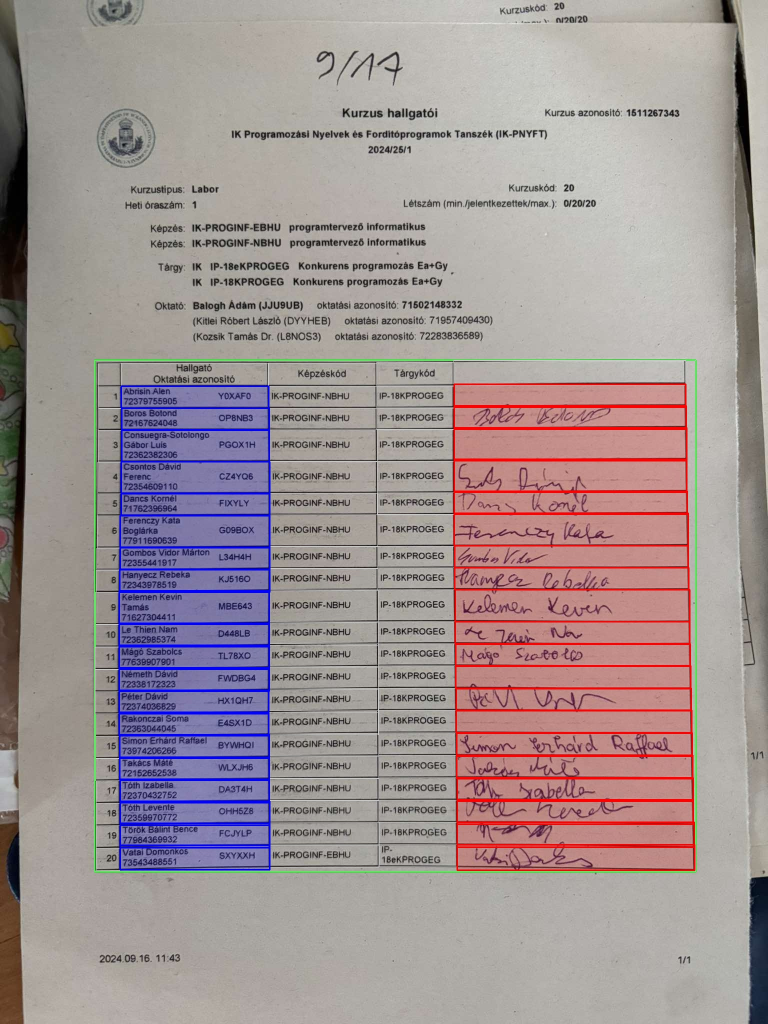
#> input picture output_table.jpg, 1536 x 2048 px (shown at 1/2 size)
$ python table_detector.py output_table.jpg
#> lines starting #> are read from the running program, lines starting #| are printed output that depends on the picture; after the words box and inside, x2 and y2 are one past the last pixel; in counts of white or black regions, pixels touching at a corner belong together
#> in detect_table_and_cells, image is the input picture: shape (2048, 1536, 3); mean B, G, R 148.1, 146.5, 160.1
import cv2
import numpy as np
from PIL import Image
import argparse
import os
import json
import pytesseract
from difflib import SequenceMatcher

pytesseract.pytesseract.tesseract_cmd = r'C:\Program Files\Tesseract-OCR\tesseract.exe'

DEBUG_FOLDER = 'debug'
if not os.path.exists(DEBUG_FOLDER):
    os.makedirs(DEBUG_FOLDER)

CONFIG = {
    # String similarity matching
    'NAME_MATCH_THRESHOLD': 0.5,  # Threshold for string similarity matching

    # Image preprocessing
    'BILATERAL_FILTER_D': 11,     # Diameter of each pixel neighborhood
    'BILATERAL_FILTER_SIGMA_COLOR': 17,  # Filter sigma in the color space
    'BILATERAL_FILTER_SIGMA_SPACE': 17,  # Filter sigma in the coordinate space
    'ADAPTIVE_THRESH_BLOCK_SIZE': 15,    # Block size for adaptive thresholding
    'ADAPTIVE_THRESH_C': 5,       # Constant subtracted from the mean
    'MORPH_KERNEL_SIZE': (2, 2),  # Kernel size for morphological operations

    # Signature detection
    'BORDER_WIDTH': 5,            # Border width to ignore in signature detection
    'MIN_SIGNATURE_AREA': 50,     # Minimum area of signature components
    'MIN_SIGNATURE_WIDTH': 15,    # Minimum width of signature
    'MIN_SIGNATURE_HEIGHT': 8,    # Minimum height of signature
    'MIN_WHITE_PIXELS': 30,       # Minimum number of white pixels to consider as signature
    'MIN_SIGNATURE_DENSITY': 0.04, # Minimum density of white pixels in signature region (4%)
    'WHITE_THRESHOLD': 170,       # Threshold for white pixels (0-255) - higher value is more strict
    'MIN_VALID_COMPONENTS': 1,    # Minimum number of valid components to consider as signature
    'EMPTY_CELL_BRIGHTNESS': 0.9, # Brightness threshold for empty cell detection (90% bright pixels)

    # Table detection
    'HORIZONTAL_KERNEL_SIZES': [20, 30, 40],  # Kernel sizes for horizontal line detection
    'VERTICAL_KERNEL_SIZES': [20, 30, 40],    # Kernel sizes for vertical line detection
    'TABLE_MIN_WIDTH_FACTOR': 0.1,    # Minimum table width as factor of image width
    'TABLE_MIN_HEIGHT_FACTOR': 0.1,   # Minimum table height as factor of image height
    'TABLE_EDGE_MARGIN': 5,            # Minimum distance from table to image edge

    # Cell detection
    'MIN_CELL_AREA_FACTOR': 0.005,     # Minimum cell area as percentage of table area
    'MIN_CELL_WIDTH': 5,               # Minimum cell width in pixels
    'MIN_CELL_HEIGHT': 5,              # Minimum cell height in pixels
    'COLUMN_X_TOLERANCE_FACTOR': 0.04, # X-coordinate tolerance for column grouping as factor of table width

    # Name column detection
    'MIN_NAME_COLUMN_CELLS': 5,        # Minimum number of cells that should contain text in name column
    'MIN_NAME_LENGTH': 4,              # Minimum length of text to consider as a name
    'NAME_COLUMN_WIDTH_FACTOR': 0.2,   # Name column should be at least this wide relative to table width

    # Visualization
    'OVERLAY_ALPHA': 0.2,              # Alpha transparency for cell highlighting
    'TEXT_SCALE': 0.7,                 # Scale for column number text
    'TEXT_THICKNESS': 3,               # Thickness for text outline
    'SIGNATURE_TEXT_SCALE': 0.5,       # Scale for signature status text
}

def string_similarity(a, b):
    """Calculate string similarity between two strings using SequenceMatcher"""
    return SequenceMatcher(None, a.lower(), b.lower()).ratio()

# [81 lines left out: functions name_similarity, find_matching_name, not called in this run]

def preprocess_image(image):
    gray = cv2.cvtColor(image, cv2.COLOR_BGR2GRAY)
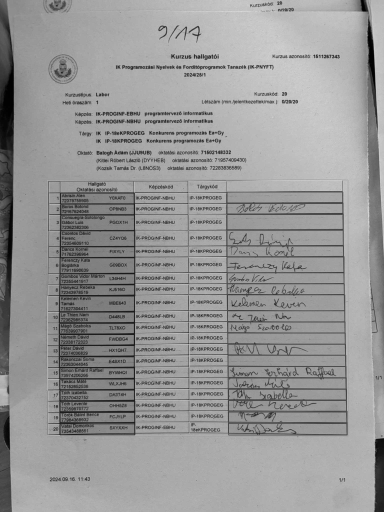
#> gray: shape (2048, 1536) (shown at 1/4 size); min 0, max 240, mean 150.7

    gray = cv2.bilateralFilter(
        gray,
        CONFIG['BILATERAL_FILTER_D'],
        CONFIG['BILATERAL_FILTER_SIGMA_COLOR'],
        CONFIG['BILATERAL_FILTER_SIGMA_SPACE']
    )

    thresh = cv2.adaptiveThreshold(
        gray, 255, cv2.ADAPTIVE_THRESH_GAUSSIAN_C,
        cv2.THRESH_BINARY_INV,
        CONFIG['ADAPTIVE_THRESH_BLOCK_SIZE'],
        CONFIG['ADAPTIVE_THRESH_C']
    )
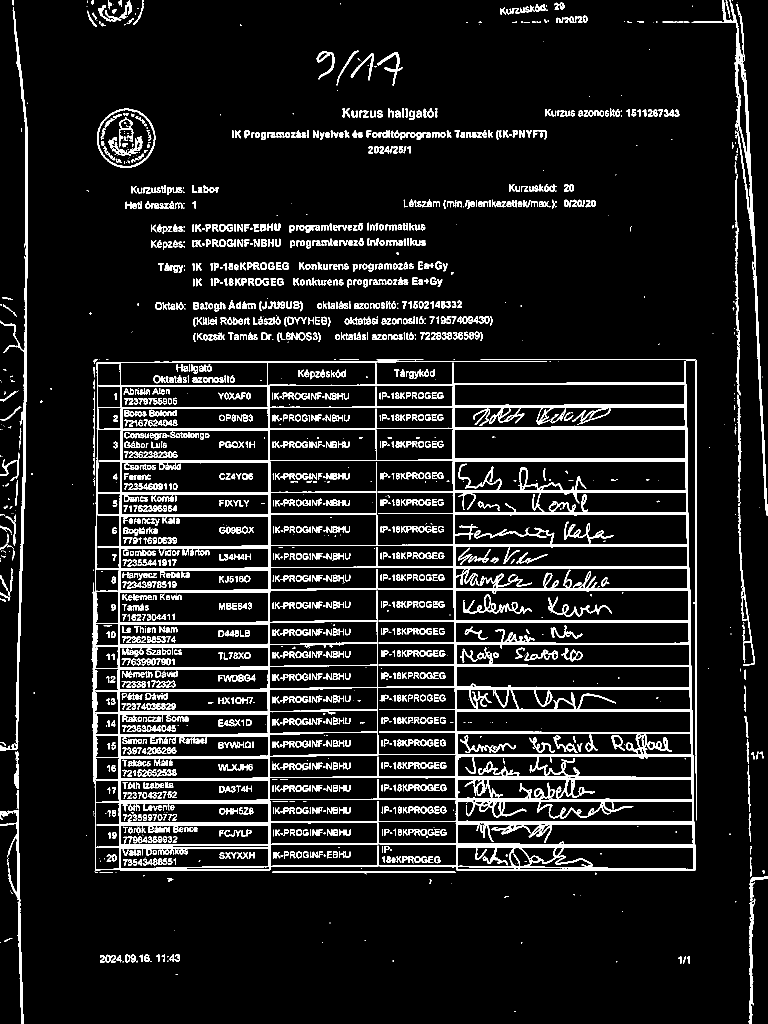
#> thresh: shape (2048, 1536) (shown at 1/2 size); 10% white; 2320 white regions (530 under 20 px), largest, box (x1, y1, x2, y2) and area: (754, 722, 1391, 1742) 86442, (191, 727, 757, 1741) 53393, (0, 14, 56, 1501) 7403

    kernel = np.ones(CONFIG['MORPH_KERNEL_SIZE'], np.uint8)
    thresh = cv2.morphologyEx(thresh, cv2.MORPH_CLOSE, kernel)
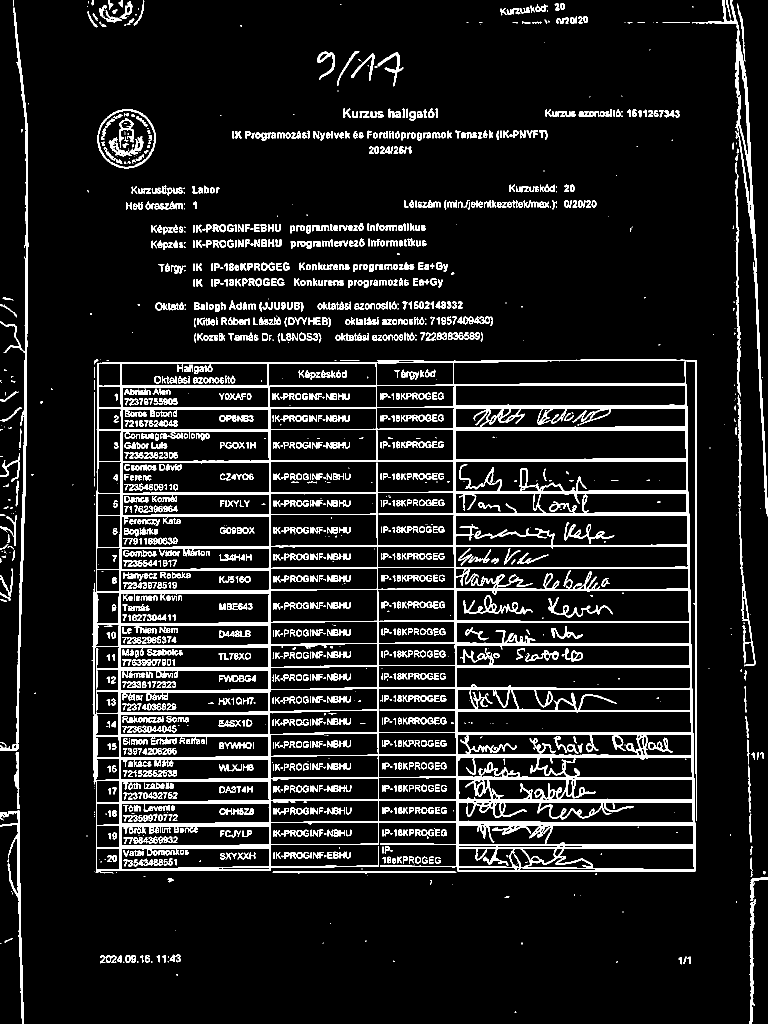
#> thresh: shape (2048, 1536) (shown at 1/2 size); 10.2% white; 1781 white regions (438 under 20 px), largest, box (x1, y1, x2, y2) and area: (183, 720, 1392, 1746) 156300, (0, 15, 57, 1502) 7468, (1384, 0, 1536, 1033) 7135

    return thresh

# [369 lines left out: functions check_for_signature, highlight_signature, clean_extracted_name, not called in this run]

def extract_text_from_cell(image, x, y, w, h):
    """Extract text from a cell using OCR with optimized settings for speed."""
    cell_region = image[y:y+h, x:x+w]

    if w < 20 or h < 10:
        return ""

    cell_pil = Image.fromarray(cv2.cvtColor(cell_region, cv2.COLOR_BGR2RGB))

    config = '--psm 6 --oem 3'
    text = pytesseract.image_to_string(cell_pil, config=config).strip()
    cleaned_text = clean_extracted_name(text)

    if not cleaned_text:
        gray_cell = cv2.cvtColor(cell_region, cv2.COLOR_BGR2GRAY)
        _, binary = cv2.threshold(gray_cell, 0, 255, cv2.THRESH_BINARY + cv2.THRESH_OTSU)

        binary_pil = Image.fromarray(binary)
        text = pytesseract.image_to_string(binary_pil, config=config).strip()
        cleaned_text = clean_extracted_name(text)

    return cleaned_text

def detect_table_and_cells(image_path, name_list=None):
    try:
        image = cv2.imread(image_path)
        if image is None:
            raise ValueError("Could not read the image. Please check the file path.")

        output_image = image.copy()

        thresh = preprocess_image(image)

        height, width = thresh.shape[:2]
        print(f"Image dimensions: {width}x{height}")
#| Image dimensions: 1536x2048

        cv2.imwrite(os.path.join(DEBUG_FOLDER, 'preprocessed.jpg'), thresh)
        print(f"Saved preprocessed image as {os.path.join(DEBUG_FOLDER, 'preprocessed.jpg')}")

        debug_log_path = os.path.join(DEBUG_FOLDER, 'detection_log.txt')
        with open(debug_log_path, 'w') as f:
            f.write(f"Starting detection on image: {image_path}\n")
            f.write(f"Image dimensions: {width}x{height}\n")
            f.write("-" * 50 + "\n")

        results = {
            "students": []
        }

        horizontal_lines = np.zeros_like(thresh)
        for kernel_size in CONFIG['HORIZONTAL_KERNEL_SIZES']:
            kernel = cv2.getStructuringElement(cv2.MORPH_RECT, (kernel_size, 1))
            lines = cv2.morphologyEx(thresh, cv2.MORPH_OPEN, kernel)
            horizontal_lines = cv2.bitwise_or(horizontal_lines, lines)

        vertical_lines = np.zeros_like(thresh)
        for kernel_size in CONFIG['VERTICAL_KERNEL_SIZES']:
            kernel = cv2.getStructuringElement(cv2.MORPH_RECT, (1, kernel_size))
            lines = cv2.morphologyEx(thresh, cv2.MORPH_OPEN, kernel)
            vertical_lines = cv2.bitwise_or(vertical_lines, lines)

        table_mask = cv2.addWeighted(horizontal_lines, 1, vertical_lines, 1, 0)
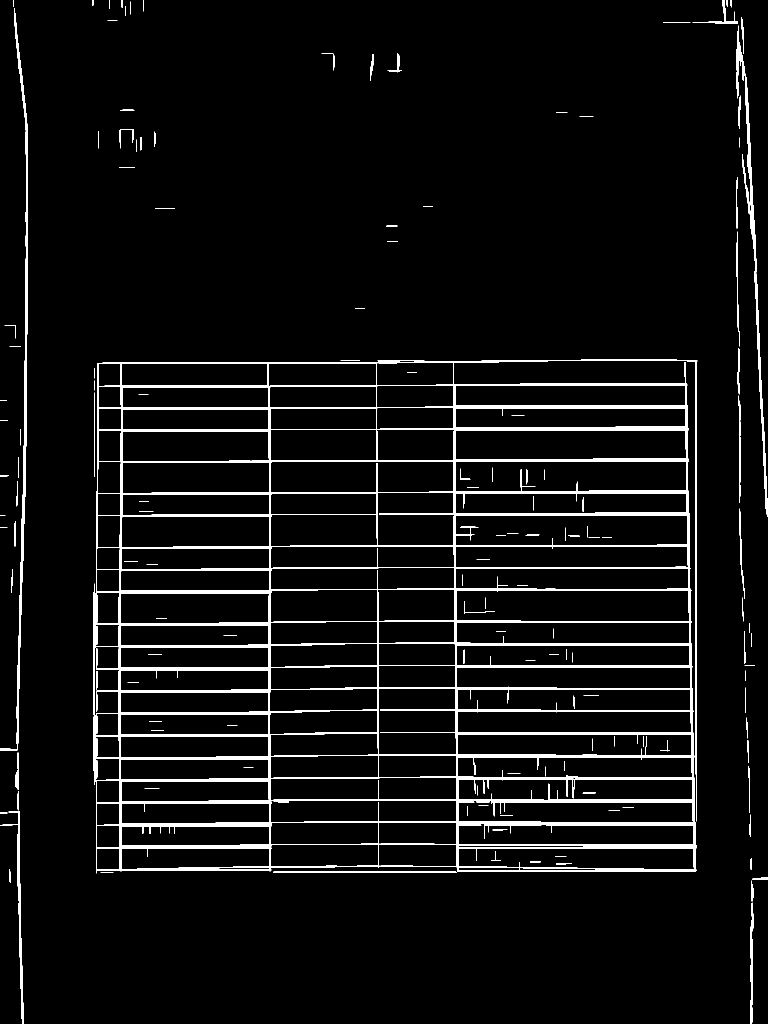
#> table_mask: shape (2048, 1536) (shown at 1/2 size); 5.1% white; 156 white regions (4 under 20 px), largest, box (x1, y1, x2, y2) and area: (186, 720, 1393, 1747) 132999, (0, 16, 56, 1502) 6684, (1490, 147, 1536, 1034) 4071

        kernel = np.ones((3,3), np.uint8)
        table_mask = cv2.morphologyEx(table_mask, cv2.MORPH_CLOSE, kernel)
#> table_mask: shape (2048, 1536); 5.2% white; 132 white regions (4 under 20 px)

        cv2.imwrite(os.path.join(DEBUG_FOLDER, 'table_mask.jpg'), table_mask)
        print(f"Saved table mask as {os.path.join(DEBUG_FOLDER, 'table_mask.jpg')}")

        contours, _ = cv2.findContours(table_mask, cv2.RETR_EXTERNAL, cv2.CHAIN_APPROX_SIMPLE)
#> contours = 72 contours, 30 with area under 20; largest, box (x1, y1, x2, y2) and area: (186, 719, 1395, 1747) 1222280, (0, 16, 56, 1502) 5163, (1472, 51, 1536, 1034) 4432, (0, 1505, 48, 2048) 1798, (1500, 1761, 1508, 2048) 902
#> (the rest of the program and of its run is left out)
